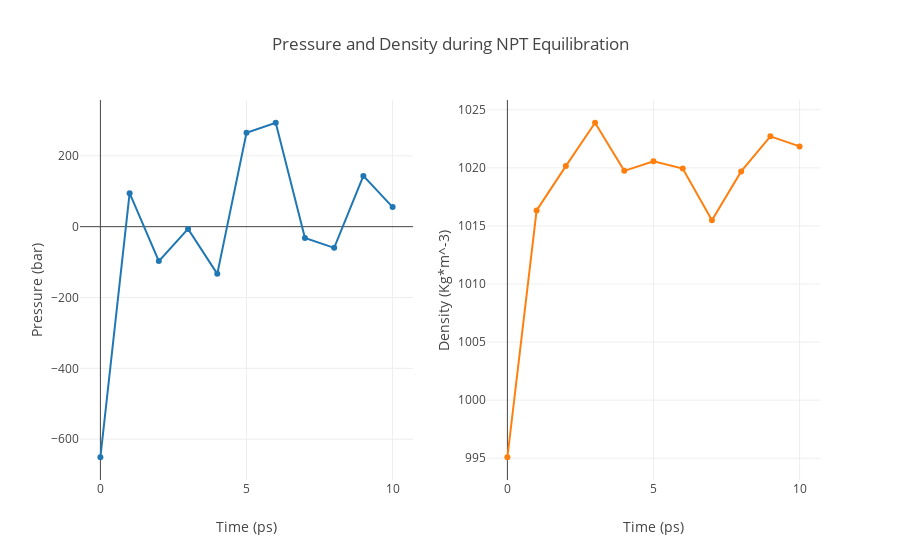

The notebook cell saved with this chart:
### Code cell
import plotly
from plotly import tools
import plotly.graph_objs as go

# Read pressure and density data from file 
with open(output_npt_pd_xvg,'r') as pd_file:
    x,y,z = map(
        list,
        zip(*[
            (float(line.split()[0]),float(line.split()[1]),float(line.split()[2]))
            for line in pd_file 
            if not line.startswith(("#","@")) 
        ])
    )

plotly.offline.init_notebook_mode(connected=True)

trace1 = go.Scatter(
    x=x,y=y
)
trace2 = go.Scatter(
    x=x,y=z
)

fig = tools.make_subplots(rows=1, cols=2, print_grid=False)

fig.append_trace(trace1, 1, 1)
fig.append_trace(trace2, 1, 2)

fig['layout']['xaxis1'].update(title='Time (ps)')
fig['layout']['xaxis2'].update(title='Time (ps)')
fig['layout']['yaxis1'].update(title='Pressure (bar)')
fig['layout']['yaxis2'].update(title='Density (Kg*m^-3)')

fig['layout'].update(title='Pressure and Density during NPT Equilibration')
fig['layout'].update(showlegend=False)

plotly.offline.iplot(fig)

### Figure 1 — Plotly figure (JSON) as saved in the notebook; plotly's stock layout.template omitted (floating-point values rounded to 4 significant figures)
{"data": [{"type": "scatter", "uid": "8170fc84-9a69-4d2c-838e-df16bf7d1815", "x": [0, 1, 2, 3, 4, 5, 6, 7, 8, 9, 10], "xaxis": "x", "y": [-651.2, 94.67, -97.14, -6.425, -133.2, 265.1, 293.5, -32.14, -59.89, 143.3, 55.37], "yaxis": "y"}, {"type": "scatter", "uid": "a69ee225-48fd-4cbb-91a9-b6b301f3df2b", "x": [0, 1, 2, 3, 4, 5, 6, 7, 8, 9, 10], "xaxis": "x2", "y": [995.1, 1016.0, 1020.0, 1024.0, 1020.0, 1021.0, 1020.0, 1015.0, 1020.0, 1023.0, 1022.0], "yaxis": "y2"}], "layout": {"showlegend": false, "title": {"text": "Pressure and Density during NPT Equilibration"}, "xaxis": {"anchor": "y", "domain": [0, 0.45], "title": {"text": "Time (ps)"}}, "xaxis2": {"anchor": "y2", "domain": [0.55, 1], "title": {"text": "Time (ps)"}}, "yaxis": {"anchor": "x", "domain": [0, 1], "title": {"text": "Pressure (bar)"}}, "yaxis2": {"anchor": "x2", "domain": [0, 1], "title": {"text": "Density (Kg*m^-3)"}}}}
